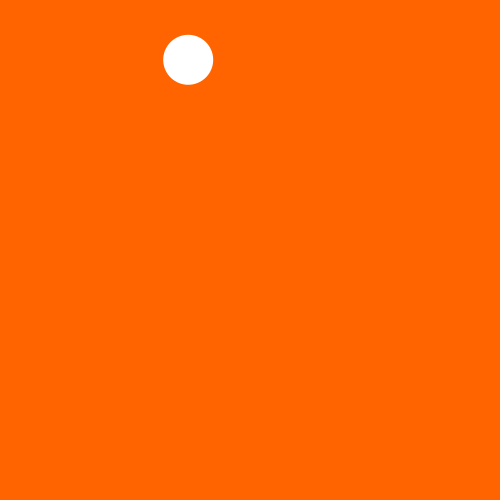
Frame 1 (no input)
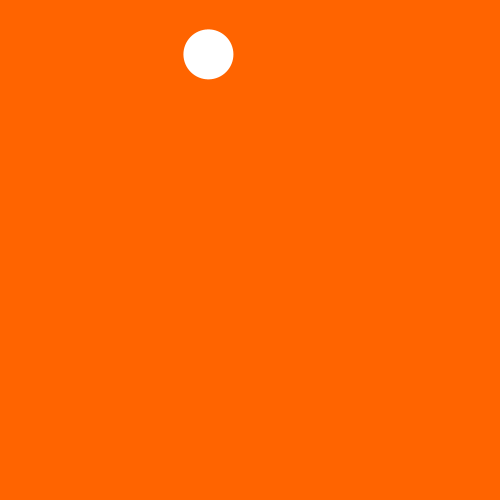
Frame 60 (the mouse pressed at the canvas centre just before this capture)
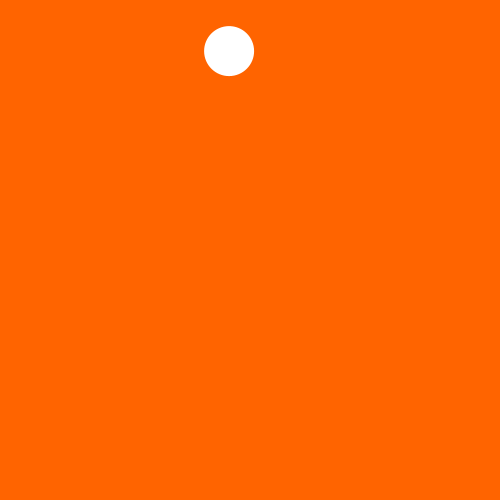
Frame 120 (the mouse held since frame 60 and released just before this capture)

The Processing sketch that drew these frames (run headless with seeded random() and noise(); from frame 60 on, the mouse is pressed at the canvas centre):

// Processing sketch: processing_121310
// ── processing_121310.pde

void setup()
{
    size(500, 500);
    background(255);
}

void draw()
{
    if (second() < 30)
    {
        background(0, 100, 255);
    }
    else if (second() >= 30)
    {
        background(255, 100, 0);
    }
    
    translate(width/2, height/2);
    float s = map(second(), 0, 60, 0, 2*PI);
    rotate(s);
    translate(0, -200);
    fill(255);
    noStroke();
    ellipse(0, 0, 50, 50);
}    
